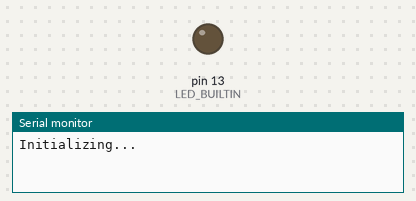
Bench run of a sketch on a simulated Arduino Uno, built with avr-gcc and run on an emulated ATmega328P. Parts: output pins drawn as LEDs (lit = HIGH), the last lines printed to the serial monitor. The modem accepts every AT command (registered, SIM ready, sends succeed) and sends nothing else.

Above: at 1.1 s.
At 1.6 s:
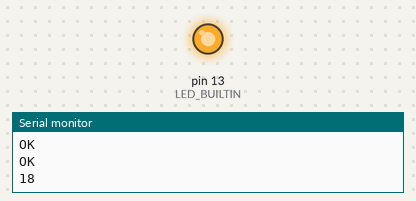
Timing chart, 0 to 3.1 s (numbered marks = the images above):
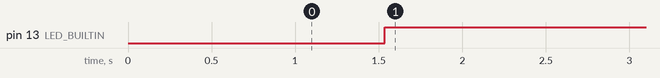

The sketch:

receive_sms.ino
```cpp
#include <SoftwareSerial.h>

//Create software serial object to communicate with SIM800L
SoftwareSerial simSerial(3, 2); //SIM800L Tx & Rx is connected to Arduino #3 & #2
String sms = "";
bool initComplete = false;
int ledState = LOW;

void setup()
{
  //Begin serial communication with Arduino and Arduino IDE (Serial Monitor)
  Serial.begin(9600);

  //Begin serial communication with Arduino and SIM800L
  simSerial.begin(9600);
  Serial.println("Initializing...");
  delay(1000);
  simSerial.println("AT"); //Once the handshake test is successful, it will back to OK
  simSerial.println("AT+CMGF=1"); // Configuring TEXT mode
  simSerial.println("AT+CNMI=1,2,0,0,0"); // Decides how newly arrived SMS messages should be handled
  pinMode(LED_BUILTIN, OUTPUT);
}

void loop()
{
  initComplete = true;
  updateSerial();
  if (sms.length() > 1) {
    Serial.print(sms);
     if (ledState == HIGH) {
      digitalWrite(LED_BUILTIN, LOW);
      ledState = LOW;
    } else {
      digitalWrite(LED_BUILTIN, HIGH);
      ledState = HIGH;
    }
    Serial.print(sms.length());
    sms = "";
  }
}

void updateSerial()
{
  delay(500);
  while(simSerial.available())
  {
    char c = simSerial.read();
    if (initComplete){
      sms += c;
    }
  }
}
```

Measured:
- by itself, pin 13 (LED_BUILTIN): LOW → HIGH at 1.5 s
